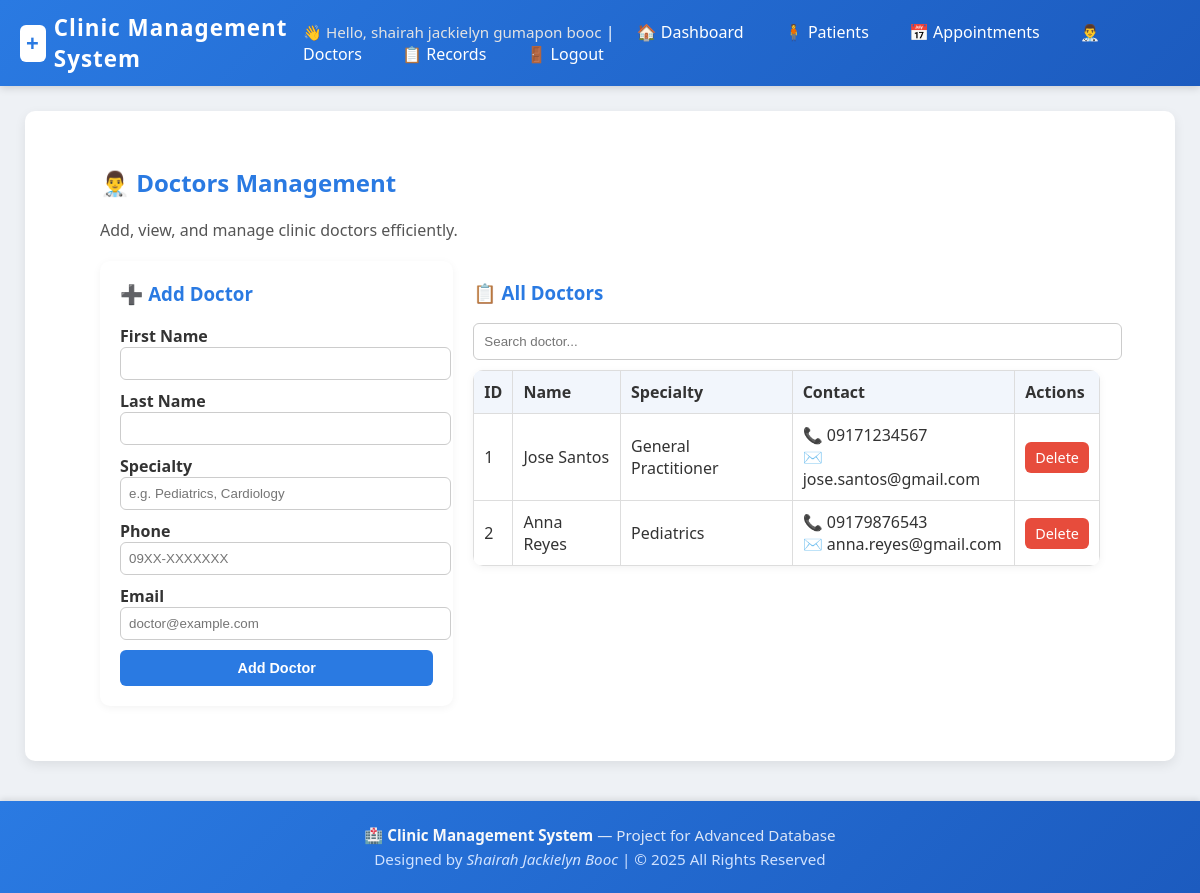
The page /doctors.php (signed in) on the database its author committed.
### tables this page shows
CREATE TABLE `doctors` (
  `id` int(11) NOT NULL,
  `first_name` varchar(100) NOT NULL,
  `last_name` varchar(100) NOT NULL,
  `specialty` varchar(150) DEFAULT NULL,
  `phone` varchar(30) DEFAULT NULL,
  `email` varchar(150) DEFAULT NULL,
  `created_at` timestamp NOT NULL DEFAULT current_timestamp()
);

### doctors.php (the view, shortened to what this page needs)
<?php
require_once 'config.php';
$doctors = $pdo->query("SELECT * FROM doctors ORDER BY created_at DESC")->fetchAll(PDO::FETCH_ASSOC);
include 'header.php';
?>
<div style="max-width:1000px;margin:30px auto;">
    <h2 style="color:#2a7ae2;">👨‍⚕️ Doctors Management</h2>
    <p style="color:#555;">Add, view, and manage clinic doctors efficiently.</p>
    <div style="display:flex;gap:20px;flex-wrap:wrap;margin-top:20px;">
        <div style="flex:1;min-width:300px;background:white;padding:20px;border-radius:10px;box-shadow:0 2px 8px rgba(0,0,0,0.05);">
            <h3 style="margin-top:0;color:#2a7ae2;">➕ Add Doctor</h3>
            <form method="post" style="display:grid;gap:10px;">
                <label><strong>First Name</strong>
                    <input type="text" name="first_name" required style="width:100%;padding:8px;border:1px solid #ccc;border-radius:6px;">
                </label>
                <label><strong>Last Name</strong>
                    <input type="text" name="last_name" required style="width:100%;padding:8px;border:1px solid #ccc;border-radius:6px;">
                </label>
                <label><strong>Specialty</strong>
                    <input type="text" name="specialty" placeholder="e.g. Pediatrics, Cardiology" style="width:100%;padding:8px;border:1px solid #ccc;border-radius:6px;">
                </label>
                <label><strong>Phone</strong>
                    <input type="text" name="phone" placeholder="09XX-XXXXXXX" style="width:100%;padding:8px;border:1px solid #ccc;border-radius:6px;">
                </label>
                <label><strong>Email</strong>
                    <input type="email" name="email" placeholder="doctor@example.com" style="width:100%;padding:8px;border:1px solid #ccc;border-radius:6px;">
                </label>
                <button class="btn" name="add_doctor" style="background:#2a7ae2;color:white;padding:10px;border:none;border-radius:6px;cursor:pointer;font-weight:bold;">Add Doctor</button>
            </form>
        </div>
        <div style="flex:2;min-width:500px;">
            <h3 style="color:#2a7ae2;">📋 All Doctors</h3>
            <input type="text" id="search" placeholder="Search doctor..." style="width:100%;padding:10px;border:1px solid #ccc;border-radius:6px;margin-bottom:10px;">
            <div style="overflow-x:auto;background:white;border-radius:10px;box-shadow:0 2px 8px rgba(0,0,0,0.05);">
                <table id="doctorTable" style="width:100%;border-collapse:collapse;">
                    <thead style="background:#f0f4ff;">
                        <tr>
                            <th style="padding:10px;text-align:left;">ID</th>
                            <th style="padding:10px;text-align:left;">Name</th>
                            <th style="padding:10px;text-align:left;">Specialty</th>
                            <th style="padding:10px;text-align:left;">Contact</th>
                            <th style="padding:10px;text-align:left;">Actions</th>
                        </tr>
                    </thead>
                    <tbody>
                        <?php foreach ($doctors as $d): ?>
                            <tr style="border-bottom:1px solid #eee;">
                                <td style="padding:10px;"><?= $d['id'] ?></td>
                                <td style="padding:10px;"><?= htmlspecialchars($d['first_name'] . ' ' . $d['last_name']) ?></td>
                                <td style="padding:10px;"><?= htmlspecialchars($d['specialty']) ?></td>
                                <td style="padding:10px;">
                                    📞 <?= htmlspecialchars($d['phone']) ?><br>
                                    ✉️ <?= htmlspecialchars($d['email']) ?>
                                </td>
                                <td style="padding:10px;">
                                    <a class="btn" href="doctors.php?delete=<?= $d['id'] ?>"
                                        onclick="return confirm('Are you sure you want to delete this doctor?')"
                                        style="background:#e74c3c;color:white;padding:6px 10px;border-radius:6px;text-decoration:none;">
                                        Delete
                                    </a>
                                </td>
                            </tr>
                        <?php endforeach; ?>
                    </tbody>
                </table>
            </div>
        </div>
    </div>
</div>
<?php include 'footer.php'; ?>

### header.php (style rules this page uses)
body { font-family: 'Segoe UI', Arial, sans-serif; margin: 0; padding: 0; background: #eef1f5; color: #333; }
a { color: #2a7ae2; text-decoration: none; }
table { width: 100%; border-collapse: collapse; }
th, td { border: 1px solid #ddd; padding: 10px; text-align: left; }
th { background: #f2f6fc; font-weight: 600; }
.btn { display: inline-block; padding: 6px 12px; border-radius: 6px; background: #2a7ae2; color: white; text-decoration: none; font-size: 0.9em; transition: 0.3s; }

### rows shown on the page
doctors: id "1", first_name+last_name "Jose Santos", specialty "General Practitioner", phone "09171234567", email "jose.santos@gmail.com"
doctors: id "2", first_name+last_name "Anna Reyes", specialty "Pediatrics", phone "09179876543", email "anna.reyes@gmail.com"

### other values the page prints
$user['full_name'] "shairah jackielyn gumapon booc"
